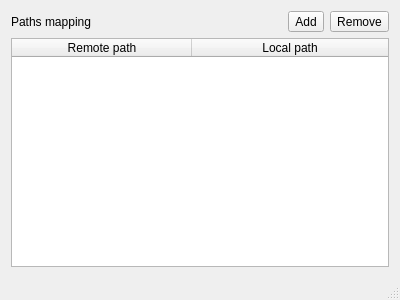
<?xml version="1.0" encoding="UTF-8"?>
<ui version="4.0">
 <class>MainWindow</class>
 <widget class="QMainWindow" name="MainWindow">
  <property name="geometry">
   <rect>
    <x>0</x>
    <y>0</y>
    <width>400</width>
    <height>300</height>
   </rect>
  </property>
  <property name="windowTitle">
   <string>FlashDevelop Bridge</string>
  </property>
  <property name="unifiedTitleAndToolBarOnMac">
   <bool>false</bool>
  </property>
  <widget class="QWidget" name="centralWidget">
   <layout class="QVBoxLayout" name="verticalLayout">
    <item>
     <layout class="QHBoxLayout" name="horizontalLayout">
      <item>
       <widget class="QLabel" name="labelMap">
        <property name="text">
         <string>Paths mapping</string>
        </property>
       </widget>
      </item>
      <item>
       <widget class="QToolButton" name="btAdd">
        <property name="text">
         <string>Add</string>
        </property>
       </widget>
      </item>
      <item>
       <widget class="QToolButton" name="btRemove">
        <property name="text">
         <string>Remove</string>
        </property>
       </widget>
      </item>
     </layout>
    </item>
    <item>
     <widget class="QTableWidget" name="listMap">
      <attribute name="horizontalHeaderDefaultSectionSize">
       <number>180</number>
      </attribute>
      <attribute name="horizontalHeaderMinimumSectionSize">
       <number>100</number>
      </attribute>
      <attribute name="horizontalHeaderStretchLastSection">
       <bool>true</bool>
      </attribute>
      <column>
       <property name="text">
        <string>Remote path</string>
       </property>
      </column>
      <column>
       <property name="text">
        <string>Local path</string>
       </property>
      </column>
     </widget>
    </item>
   </layout>
  </widget>
  <widget class="QMenuBar" name="menuBar">
   <property name="geometry">
    <rect>
     <x>0</x>
     <y>0</y>
     <width>400</width>
     <height>22</height>
    </rect>
   </property>
  </widget>
  <widget class="QStatusBar" name="statusBar"/>
 </widget>
 <layoutdefault spacing="6" margin="11"/>
 <resources/>
 <connections/>
</ui>
